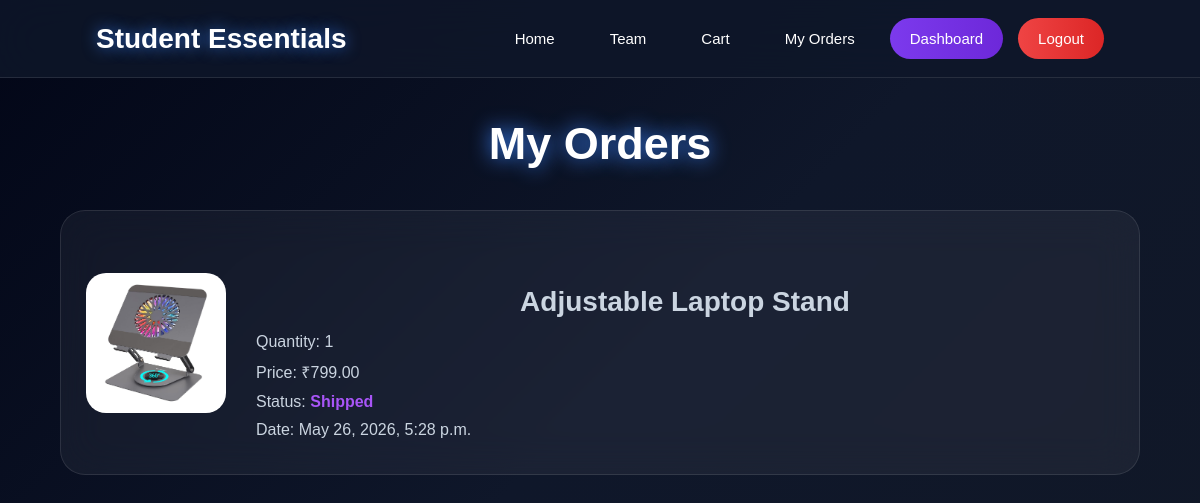
The app's page /my-orders/ (signed in) with its own data.
### shop/models.py (models this page shows, shortened)
class Order(models.Model):
    STATUS_CHOICES = [
        ('Pending','Pending'),
        ('Processing','Processing'),
        ('Shipped','Shipped'),
        ('Delivered','Delivered')
    ]
    PAYMENT_CHOICES = [
        ('COD','Cash On Delivery'),
        ('QR','UPI QR'),
        ('CARD','Card Payment')
    ]
    user = models.ForeignKey(
        User,
        on_delete=models.CASCADE
    )
    product = models.ForeignKey(
        Product,
        on_delete=models.CASCADE
    )
    quantity = models.IntegerField()
    total_price = models.DecimalField(
        max_digits=10,
        decimal_places=2
    )
    payment_method = models.CharField(
        max_length=20,
        choices=PAYMENT_CHOICES,
        default='COD'
    )
    status = models.CharField(
        max_length=20,
        choices=STATUS_CHOICES,
        default='Pending'
    )
    created_at = models.DateTimeField(
        auto_now_add=True
    )

class Product(models.Model):
    name = models.CharField(max_length=200)
    description = models.TextField()
    price = models.IntegerField()
    image = models.ImageField(upload_to='products/')
    category = models.CharField(max_length=100)

### shop/views.py (the view)
@login_required(login_url='/login/')
def my_orders(request):
    orders = Order.objects.filter(
        user=request.user
    ).order_by(
        '-created_at'
    )
    return render(
        request,
        'my_orders.html',
        {
            'orders': orders
        }
    )

### templates/my_orders.html (shortened to what this page needs)
{% load static %}
<!doctype html>
<html>
  <head>
    <link rel="stylesheet" href="{% static 'css/my_orders.css' %}" />
    <link rel="stylesheet" href="{% static 'css/navbar.css' %}" />
  </head>
  <body>
    {% include 'navbar.html' %}
    <div class="container">
      <h1>My Orders</h1>
      {% for order in orders %}
      <div class="order-box">
        <img src="{{ order.product.image.url }}" />
        <div class="order-info">
          <h2>{{ order.product.name }}</h2>
          <p>Quantity: {{ order.quantity }}</p>
          <p>Price: ₹{{ order.total_price }}</p>
          <p>
            Status:
            <span class="{{ order.status|lower }}"> {{ order.status }} </span>
          </p>
          <p>Date: {{ order.created_at }}</p>
        </div>
      </div>
      {% empty %}
      <h2>No Orders Found</h2>
      {% endfor %}
    </div>
  </body>
</html>

### static/css/my_orders.css (style rules this page uses)
* { margin: 0; padding: 0; box-sizing: border-box; font-family: Arial, sans-serif; }
body { background: linear-gradient(135deg, #020617, #0f172a, #111827); color: white; min-height: 100vh; }
.container { width: 90%; margin: auto; padding: 40px 0; }
.container h1 { text-align: center; font-size: 45px; margin-bottom: 40px; text-shadow: 0 0 20px #3b82f6; }
.order-box { display: flex; align-items: center; gap: 30px; padding: 25px; margin-bottom: 25px; border-radius: 25px; background: rgba(255, 255, 255, 0.05); backdrop-filter: blur(20px); border: 1px solid rgba(255, 255, 255, 0.1); transition: 0.4s; }
.order-box img { width: 140px; height: 140px; object-fit: cover; border-radius: 20px; }
.order-info { flex: 1; }
.order-info h2 { font-size: 28px; margin-bottom: 15px; }
.order-info p { margin-bottom: 10px; font-size: 16px; color: #cbd5e1; }
.shipped { color: #a855f7; font-weight: bold; }
.container h2 { text-align: center; margin-top: 50px; color: #cbd5e1; }

### static/css/navbar.css (style rules this page uses)
* { margin: 0; padding: 0; box-sizing: border-box; font-family: Arial, sans-serif; }

### records on screen
Order: product.image (picture), product.name "Adjustable Laptop Stand", quantity "1", total_price "799.00", status "Shipped", created_at "May 26, 2026, 5:28 p.m."
